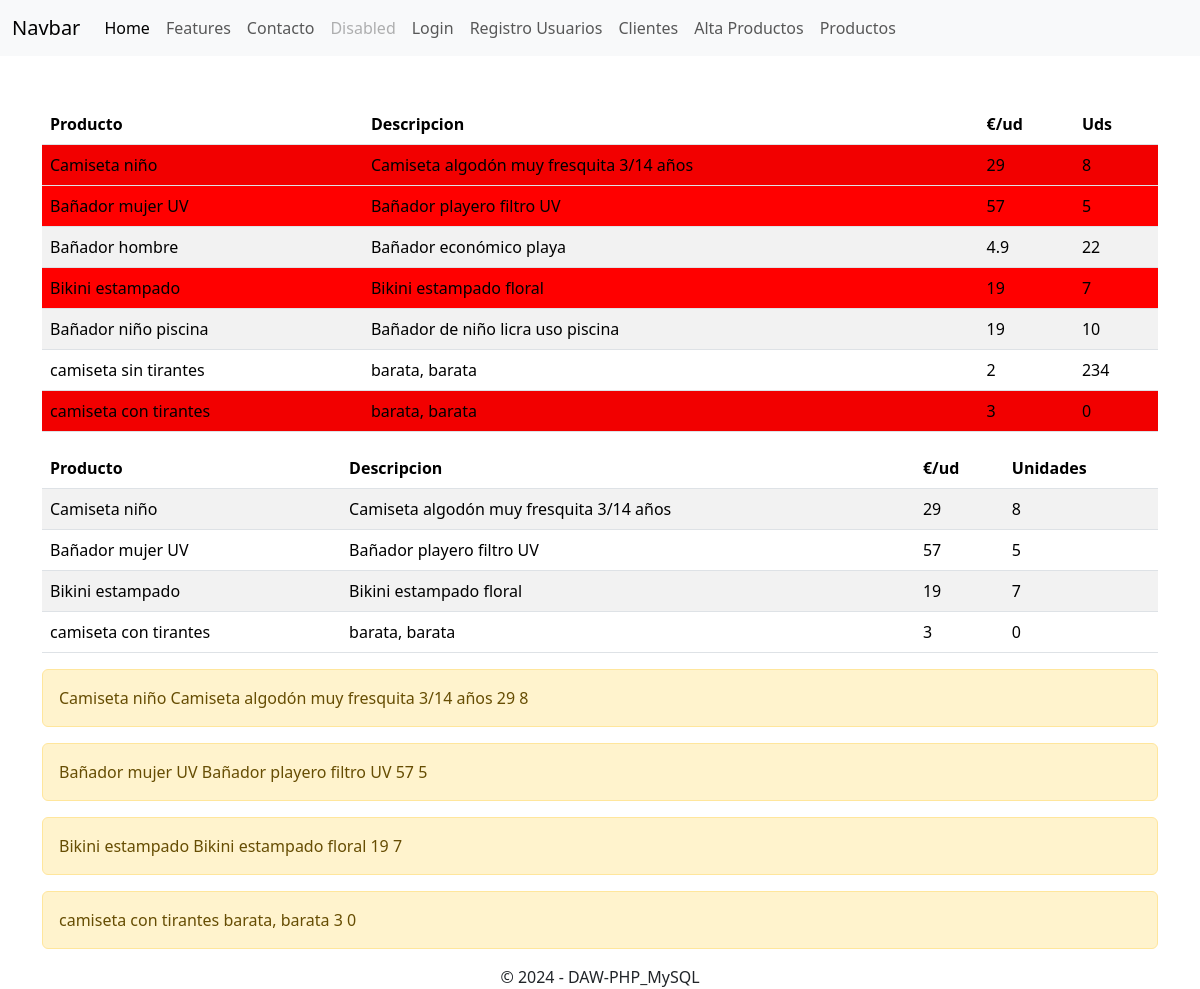
The app's page /ModificacionesPropias/listadoproductos.php with its own data.
### tables this page shows
CREATE TABLE `productos` (
  `id` int(11) NOT NULL,
  `producto` varchar(250) NOT NULL,
  `descripcion` varchar(250) NOT NULL,
  `precio` float NOT NULL,
  `unidades` int(11) NOT NULL
);

### ModificacionesPropias/listadoproductos.php (the view, shortened to what this page needs)
<?php
include_once 'conexion.php';
$sqlConsulta = "SELECT producto, descripcion, precio, unidades FROM productos";
$sentenciaSelect = $mbd->prepare($sqlConsulta);
$sentenciaSelect->execute();
$resultado = $sentenciaSelect->fetchAll();
$sqlConsultaMenor = "SELECT producto, descripcion, precio, unidades FROM productos WHERE unidades < 10";
$sentenciaSelectMenor = $mbd->prepare($sqlConsultaMenor);
$sentenciaSelectMenor->execute();
$resultadoMenor = $sentenciaSelectMenor->fetchAll();
?>
<div class="container col-12 mt-5">
    <div class="row">
        <div class="col-md-12 d-flex justify-content-center">
        <table class="table table-striped">
            <thead>
                <tr><th>Producto</th><th>Descripcion</th><th>€/ud</th><th>Uds</th></tr>
            </thead>
            <tbody>
                <?php foreach($resultado as $dato):?>
                <tr>
                    <td><?php echo $dato['producto']?></td>
                    <td><?php echo $dato['descripcion']?></td>
                    <td><?php echo $dato['precio']?></td>
                    <td class="uds"><?php echo $dato['unidades']?></td>
                </tr>
                <?php endforeach ?>
            </tbody>
        </table>
        </div>
    </div>
    <div class="row">
        <div class="col-md-12 d-flex justify-content-center">
            <table class="table table-striped">
                <thead>
                    <tr><th>Producto</th><th>Descripcion</th><th>€/ud</th><th>Unidades</th></tr>
                </thead>
                <tbody>
                    <?php foreach($resultadoMenor as $datoM):?>
                    <tr>
                        <td><?php echo $datoM['producto'] ?></td>
                        <td><?php echo $datoM['descripcion'] ?></td>
                        <td><?php echo $datoM['precio'] ?></td>
                        <td><?php echo $datoM['unidades'] ?></td>
                    </tr>
                    <?php endforeach ?>
                </tbody>
            </table>
        </div>
    </div>
    <div class="row">
        <div class="col-md-12">
            <?php foreach($resultadoMenor as $datoM): ?>
                <div class="alert alert-warning" role="alert">
                    <?php echo $datoM['producto'] . " " . $datoM['descripcion'] . " " . $datoM['precio'] . " " . $datoM['unidades'] ?>
                </div>
            <?php endforeach ?>
        </div>
    </div>
</div>

### ModificacionesPropias/CSS/sign-in.css (style rules this page uses)
html, body { height: 100%; }
.sombrarojo { background-color: red !important; }

### records on screen
productos: producto "Camiseta niño", descripcion "Camiseta algodón muy fresquita 3/14 años", precio "29", unidades "8"
productos: producto "Bañador mujer UV", descripcion "Bañador playero filtro UV", precio "57", unidades "5"
productos: producto "Bañador hombre", descripcion "Bañador económico playa", precio "4.9", unidades "22"
productos: producto "Bikini estampado", descripcion "Bikini estampado floral", precio "19", unidades "7"
productos: producto "Bañador niño piscina", descripcion "Bañador de niño licra uso piscina", precio "19", unidades "10"
productos: producto "camiseta sin tirantes", descripcion "barata, barata", precio "2", unidades "234"
productos: producto "camiseta con tirantes", descripcion "barata, barata", precio "3", unidades "0"
